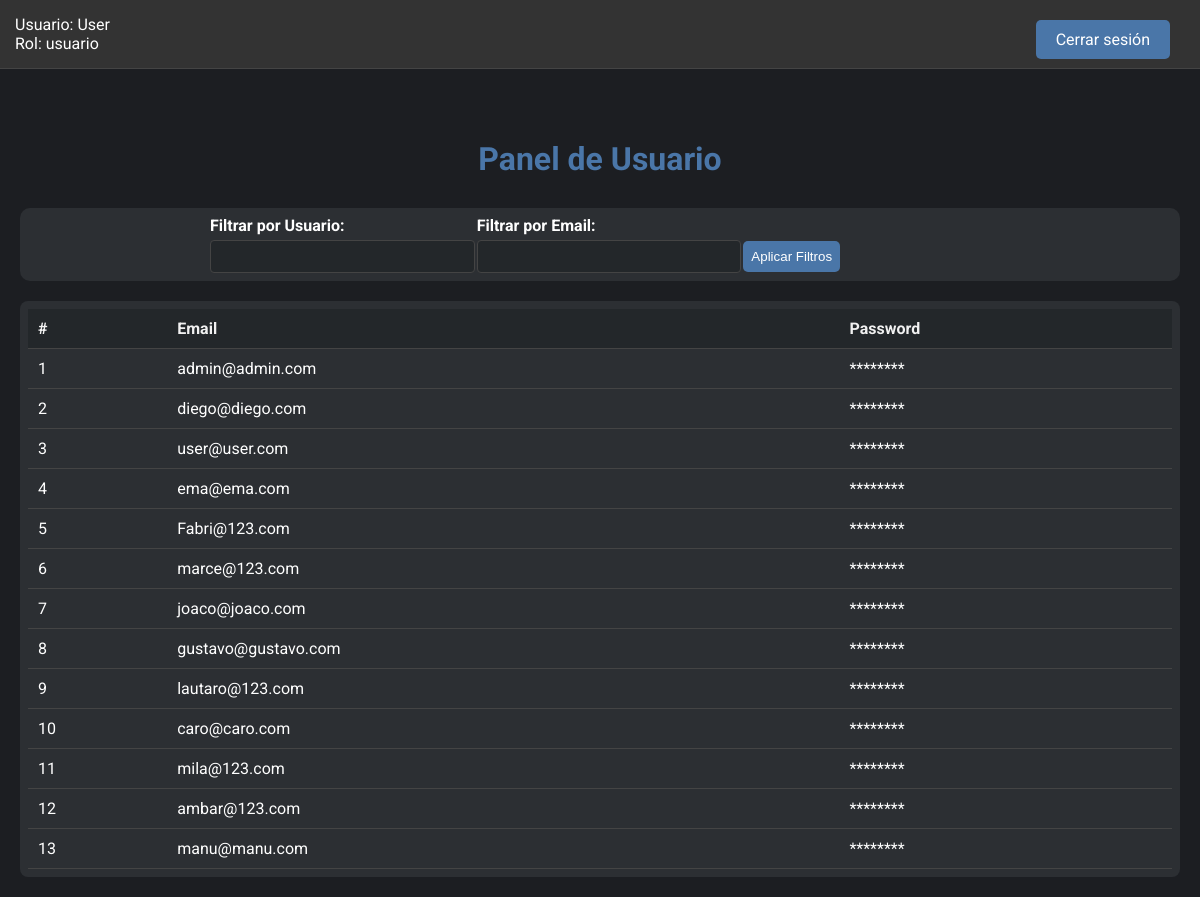
Page /dashboard.php (signed in) on the earlier database version.
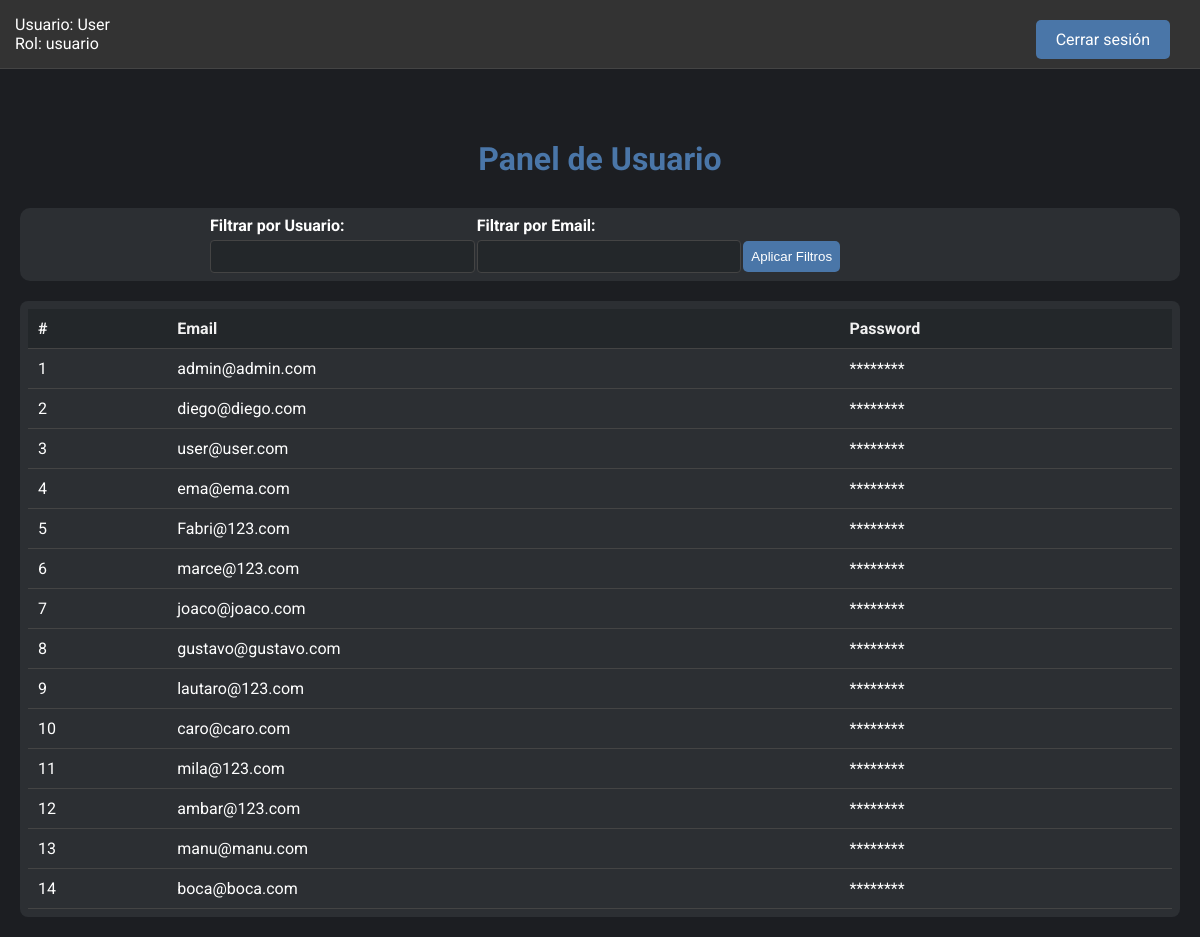
Same page on the later database version.
### tables this page shows
CREATE TABLE `users` (
  `id` int(11) NOT NULL,
  `username` varchar(50) NOT NULL,
  `email` varchar(100) NOT NULL,
  `password` varchar(255) NOT NULL,
  `role` enum('usuario','administrador') DEFAULT 'usuario',
  `created_at` timestamp NOT NULL DEFAULT current_timestamp(),
  `is_active` tinyint(1) DEFAULT 1,
  `failed_attempts` int(11) DEFAULT 0,
  `last_attempt` timestamp NULL DEFAULT NULL,
  `security_question_1` varchar(255) DEFAULT NULL,
  `security_question_2` varchar(255) DEFAULT NULL,
  `security_question_3` varchar(255) DEFAULT NULL
);

### dashboard.php (the view, shortened to what this page needs)
<?php
include 'db.php';
$isAdmin = $_SESSION['role'] === 'administrador';
$isUser = $_SESSION['role'] === 'usuario';
$username_filter = isset($_GET['username']) ? $_GET['username'] : '';
$email_filter = isset($_GET['email']) ? $_GET['email'] : '';
$sql = "SELECT id, username, email, password, role, created_at FROM users WHERE 1=1";
$params = [];
try {
    $stmt = $pdo->prepare($sql);
    $stmt->execute($params);
    $users = $stmt->fetchAll(PDO::FETCH_ASSOC);
} catch (PDOException $e) {
    echo 'Error: ' . $e->getMessage();
}
?>
<!DOCTYPE html>
<html lang="es">
<head>
    <link rel="stylesheet" href="css/dashboard.css">
</head>
<body>
    <div class="header">
        <div class="user-info">
            Usuario: <?php echo htmlspecialchars($_SESSION['username']); ?><br>
            Rol: <?php echo htmlspecialchars($_SESSION['role']); ?>
        </div>
        <div class="buttons">
            <a href="logout.php">Cerrar sesión</a>
        </div>
    </div>
    <div class="content">
        <h1>Panel de Usuario</h1>
        <div class="container">
            <div class="filter-container">
                <form method="GET" action="dashboard.php">
                    <div>
                        <label for="username">Filtrar por Usuario:</label>
                        <input type="text" name="username" id="username"
                            value="<?php echo htmlspecialchars($username_filter); ?>">
                    </div>
                    <div>
                        <label for="email">Filtrar por Email:</label>
                        <input type="text" name="email" id="email"
                            value="<?php echo htmlspecialchars($email_filter); ?>">
                    </div>
                    <div>
                        <input type="submit" value="Aplicar Filtros">
                    </div>
                </form>
            </div>
            <div class="table-container">
                <table>
                    <thead>
                        <tr>
                            <?php if ($isAdmin): ?>
                                <th>#</th>
                                <th>Username</th>
                                <th>Email</th>
                                <th>Password</th>
                                <th>Role</th>
                                <th>Created At</th>
                            <?php elseif ($isUser): ?>
                                <th>#</th>
                                <th>Email</th>
                                <th>Password</th>
                            <?php endif; ?>
                        </tr>
                    </thead>
                    <tbody>
                        <?php
                        foreach ($users as $row) {
                            echo '<tr>';
                            echo '<td>' . htmlspecialchars($row['id']) . '</td>';
                            echo '<td>' . htmlspecialchars($row['email']) . '</td>';
                            echo '<td>********</td>';
                            echo '</tr>';
                        }
                        ?>
                    </tbody>
                </table>
            </div>
        </div>
    </div>
</body>
</html>

Differences in the rows shown:
added users: id "14", email "boca@boca.com"
